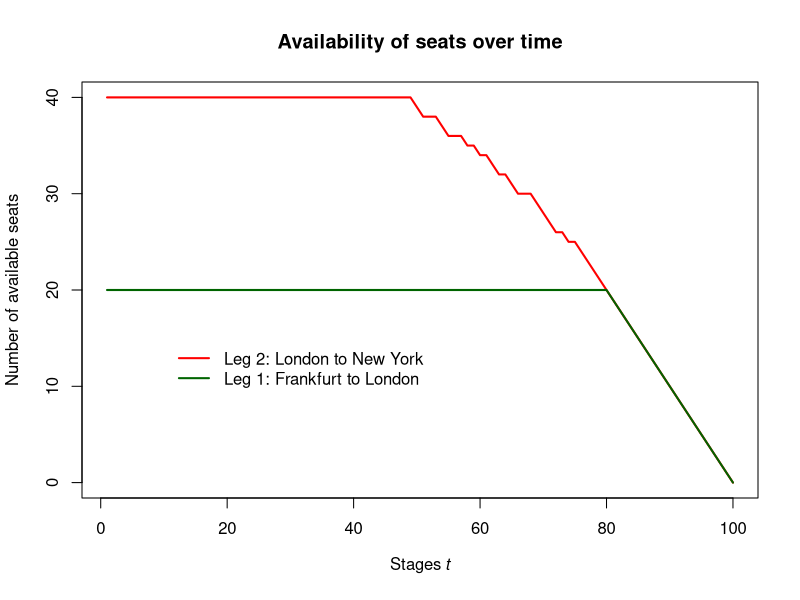

Here is the R script that generated this plot:
# Capacity for each leg
C <- c(20,40)
# Arrival probabilities (including no booking requests)
lambda <- c(0.55, 0.2, 0.15, 0.1)
# Fare prices (including no booking requests)
price <- c(0, 200, 600, 700)
# resource consumption matrix (including no booking requests)
# swapped row and col values
A <- matrix(c(0,0,1,0,0,1,1,1), nrow = 4, ncol = 2)
# Length of time horizon
T <- 100

# 3-D array to store the expected revenues at all states for all stages
all_V <- array(0, c(C[1]+1, C[2]+1, 100))

# Matrix of optimal states at each stage
optimal_policy <- matrix(0, nrow=T, ncol=2)

# Vector of optimal revenues at each stage
max_revenues <- numeric(T)

# 4-D array to store accept/ reject decisions for each leg type (FL, LN, FN)
all_accept_reject <- array(0, c(C[1]+1, C[2]+1, 3, 100))

# Initialize the optimal expected revenue at stage T=100
V <- matrix(0, nrow=21, ncol=41)
all_V[,,T] <- V

# Begin solving the MDP using Bellman's equation
for (t in ((T-1):1)) { # For each stage starting from t=T=100 to t=0
  
  # Initiate the matrix of values for the current stage
  new_V <- matrix(0, nrow=21, ncol=41)
  
  for (x1 in 0:20) { # Iterate through all possible values for Frankfurt to London
    for (x2 in 0:40) { # Iterate through all possible values for London to New York
      
      # Indices of the matrix for the current state
      idx1 <- x1+1
      idx2 <- x2+1
      
      # Decision for each product type (including no request)
      leg1_dec <- c(
        ifelse(x1 >=1, 1, 0)*(price[2] + V[idx1-1,idx2]), V[idx1, idx2]
      )
      
      leg2_dec <- c(
          ifelse(x2 >=1, 1, 0)*(price[3] + V[idx1,idx2-1]), V[idx1, idx2]
        )
      
      leg12_dec <- c(
        ifelse(x1>=1,1,0)*ifelse(x2>=1,1,0)*(price[4] + V[idx1-1,idx2-1]), V[idx1, idx2]
      )
      
      # Store accept/reject decisions as 1/0 for each leg in this stage and state
      all_accept_reject[idx1, idx2, 1, t] <- ifelse(which.max(leg1_dec)==1, 1, 0)
      all_accept_reject[idx1, idx2, 2, t] <- ifelse(which.max(leg2_dec)==1, 1, 0)
      all_accept_reject[idx1, idx2, 3, t] <- ifelse(which.max(leg12_dec)==1, 1, 0)
      
      
      # Calculate the optimal expected revenue of the given state
      new_V[idx1, idx2] <- lambda[1]*(price[1] + V[idx1, idx2]) +
        lambda[2]*max(leg1_dec) +
        lambda[3]*max(leg2_dec) +
        lambda[4]*max(leg12_dec)
    }
  }
  
  # Store the expected revenues at this stage for all states in the state space
  all_V[,,t] <- new_V
  
  # Update the expected revenues for the next stage
  V <- new_V
  
  # Find the index of the optimal expected revenues
  opt_idx <- which.max(V)
  
  # Find and store the optimal state which leads to the maximal revenue
  optimal_state <- arrayInd(opt_idx, dim(V))
  optimal_policy[t,] <- optimal_state - 1
  
  # Store the value of the optimal revenue at this stage
  max_revenues[t] <- max(V)
  
}


# Plotting the optimal policy
plot(seq(1, 100, by=1), optimal_policy[,2], type="l", col="red", lwd=2,
     main = "Availability of seats over time", 
     xlab=expression(Stages ~ italic(t)),
     ylab="Number of available seats")
lines(seq(1, 100, by=1), optimal_policy[,1], col="darkgreen", lwd=2)
legend(10, 15, 
       legend = c("Leg 2: London to New York", "Leg 1: Frankfurt to London"), 
       col = c("red", "darkgreen"), lwd = 2, bty = "n")


# Optimal revenue
max_revenues[1]

